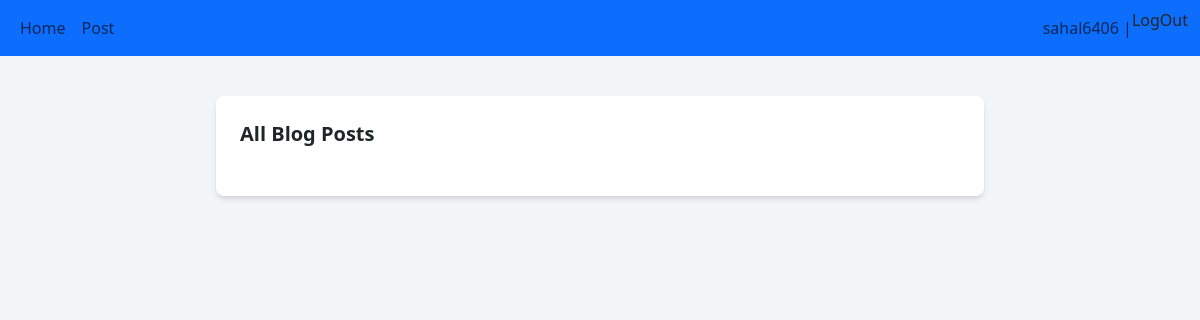
The app's page / (signed in), older data.
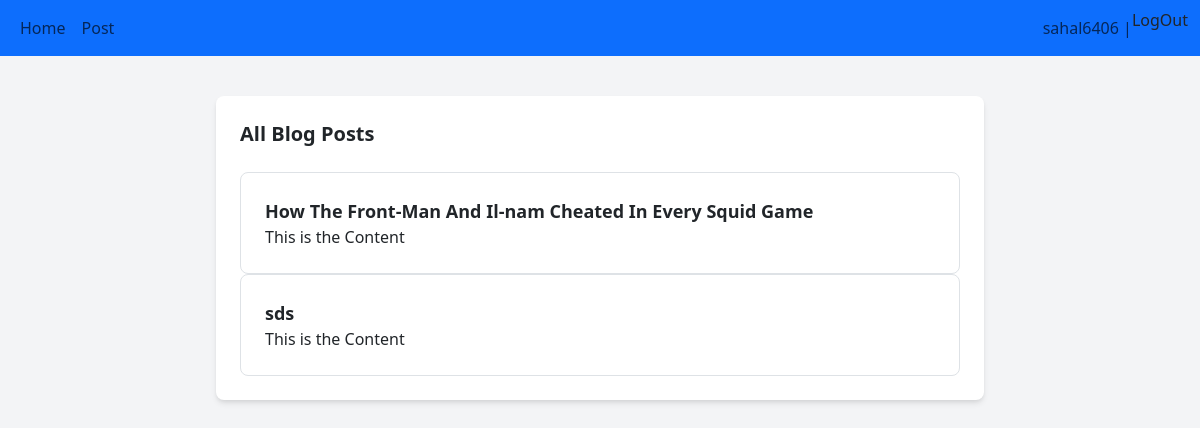
The same page, newer data.
### core/models.py (models this page shows, shortened)
class blog_post(models.Model):
    user=models.ForeignKey(User, on_delete=models.CASCADE)
    yt_Title=models.CharField( max_length=300)
    yt_url=models.URLField()
    generated_content=models.TextField()
    create_time=models.DateTimeField(auto_now_add=True)

### core/views.py (the view)
# urls.py: 2. Add a URL to urlpatterns:  path('', views.home, name='home')
@login_required(login_url="/login")
def home(request):
    posts=blog_post.objects.all()
    return render(request,"home.html",{"posts":posts})

### core/templates/home.html (shortened to what this page needs)
{% extends "base.html" %}
{% block content %}
<link href="https://cdn.jsdelivr.net/npm/tailwindcss@2.2.19/dist/tailwind.min.css" rel="stylesheet">
<body class="bg-gray-100 font-sans antialiased">
    <div class="container mx-auto mt-10 px-4 sm:px-0">
        <div class="max-w-3xl mx-auto bg-white p-6 rounded-lg shadow-md">
            <section>
                <h2 class="text-xl mb-4 font-semibold">All Blog Posts</h2>
                {% for post in posts %}
                <div class="space-y-4">
                    <div class=" border border-gray-300 p-4 rounded-lg">
                        <h3 class="text-lg font-semibold"><a href="{% url "detailpost" post.id %}">{{post.yt_Title}}</a></h3>
                        <p>This is the Content</p>
                    </div>
                </div>
                {% endfor %}
            </section>
        </div>
    </div>
</body>
{% endblock content %}

### core/templates/base.html (shortened to what this page needs)
<!DOCTYPE html>
<html lang="en">
<head>
    <link href="https://cdn.jsdelivr.net/npm/bootstrap@5.3.3/dist/css/bootstrap.min.css" rel="stylesheet">
</head>
<body>
        <nav class="navbar navbar-expand lg navbar bg-primary">
            <div class="container-fluid">
                <div>
                    <ul class="navbar-nav">
                        <li class="nav-item">
                            <a href="/" class="nav-link">Home</a>
                        </li>
                        <li class="nav-item">
                            <a href="/create_post" class="nav-link">Post</a>
                        </li>
                    </ul>
                </div>
                <div>
                    <ul class="navbar-nav">
                        {% if user.is_authenticated %}
                        <span class="navbar-text">{{user.username}} |</span>
                        <li class="nav-item">
                            <form method="post" action="{% url "logout" %}">
                                <button type-"submit">LogOut</button>
                            </form>
                        </li>
                        {% else %}
                        <li class="nav-item">
                            <a href="/login" class="nav-link">Login</a>
                        </li>
                        {% endif %}
                    </ul>
                </div>
            </div>
        </nav>
        <div class="container">
            {%block content %}{%endblock%}
        </div>
</body>
</html>

Row changes from the older to the newer data that the page shows:
added blog_post: yt_Title "How The Front-Man And Il-nam Cheated In Every Squid Game"
added blog_post: yt_Title "sds"
